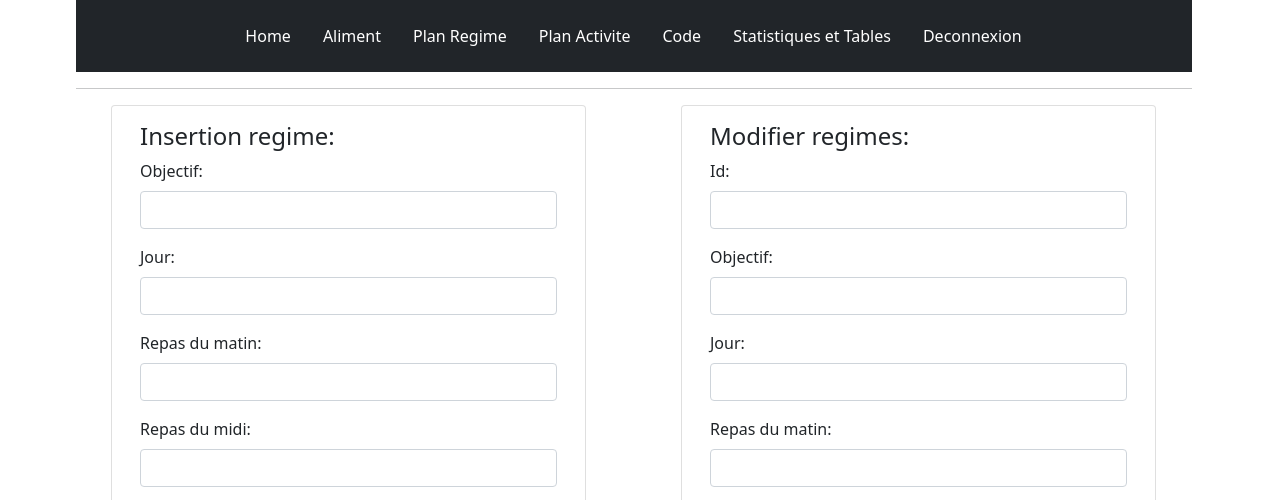
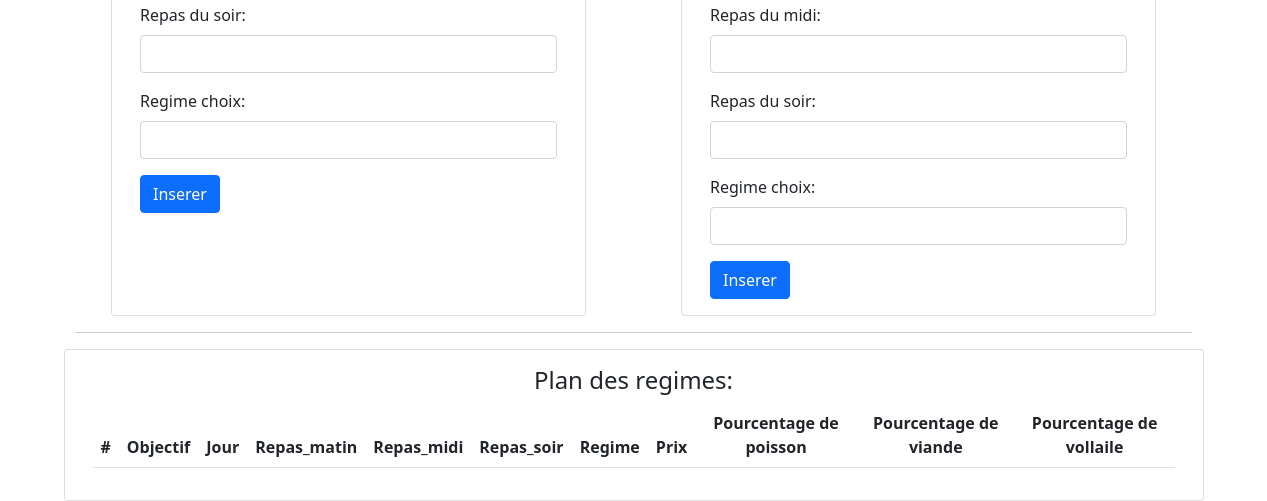
The page /index.php/regime on the database as committed earlier (2 pictures, top to bottom).
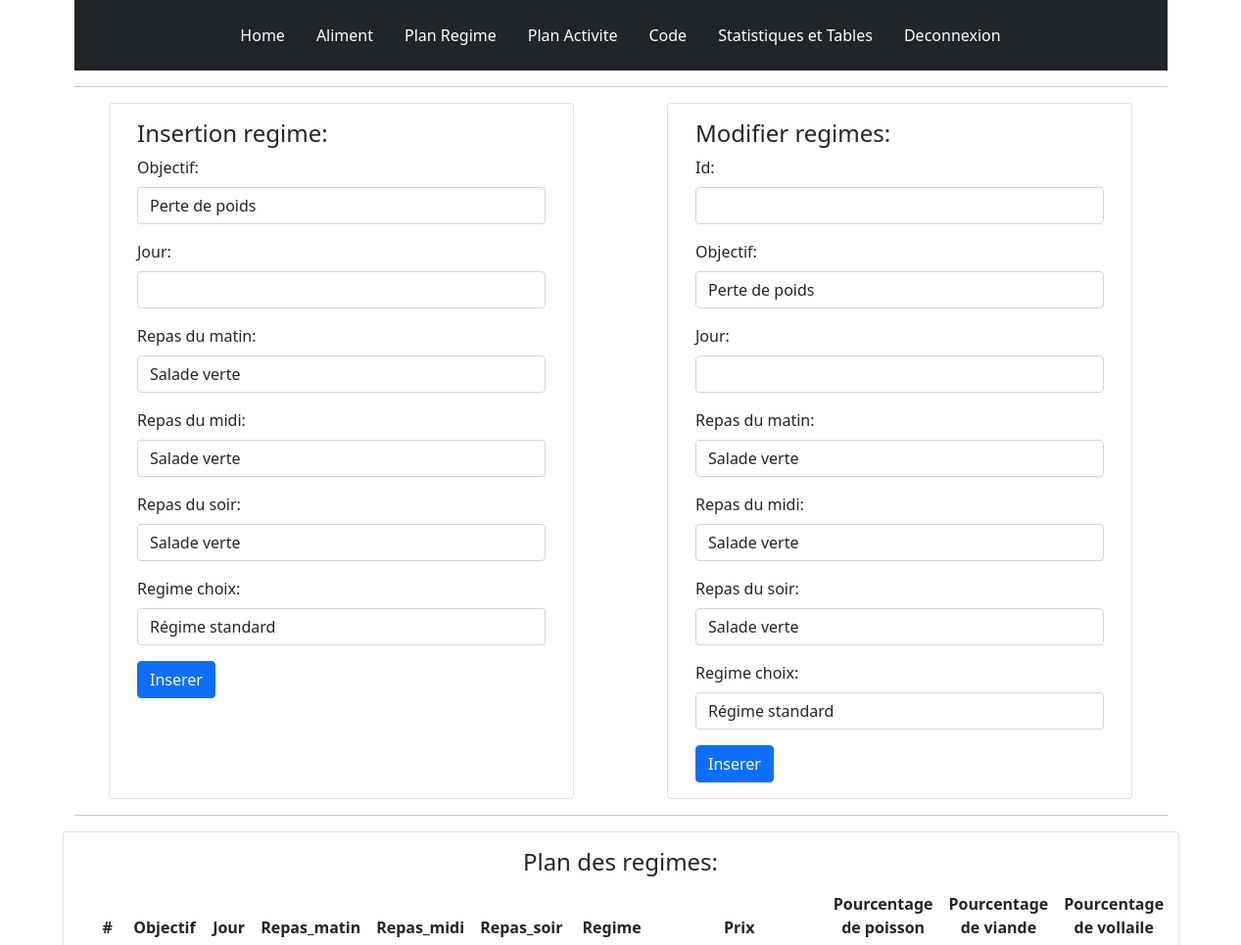
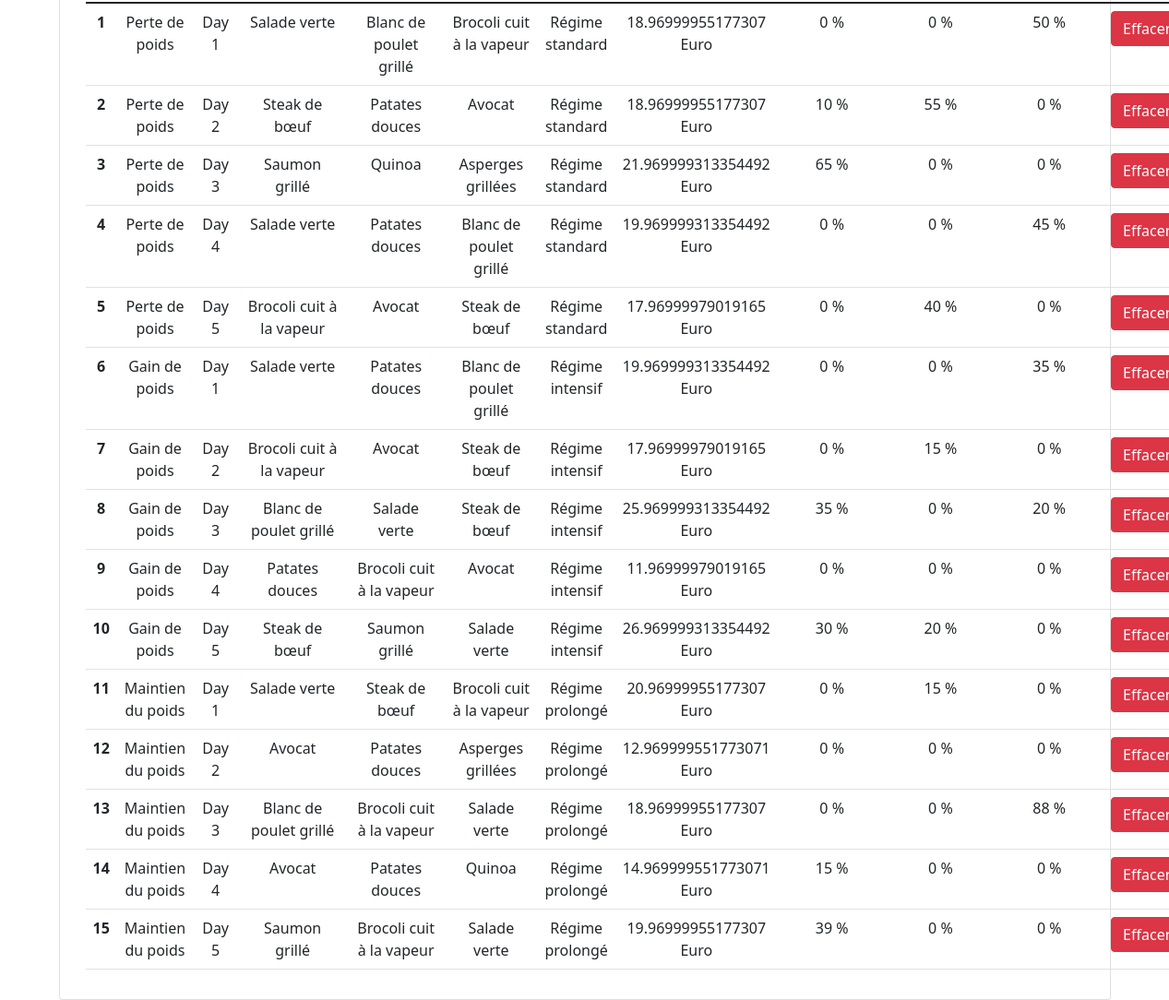
The same page on the database as committed later (2 pictures, top to bottom).
### tables this page shows
CREATE TABLE RegimeJournalier (
  id_r INT PRIMARY KEY AUTO_INCREMENT,
  categorieID INT REFERENCES categorie_objectif(id_Objectif),
  Jour INT,
  matin INT REFERENCES Aliment(id),
  midi INT REFERENCES Aliment(id),
  soir INT REFERENCES Aliment(id),
  RegimeID INT REFERENCES CategorieRegime(id_c),
  pourcetage_poisson int ,
  pourcentage_viande int,
  pourcentage_volaille int
);

CREATE table categorie_objectif(
    id_Objectif INTEGER PRIMARY KEY auto_increment,
    nomCategories VARCHAR(200),
    duree INTEGER,
    poidsVisee INTEGER
);

create table Aliment(
    id INTEGER PRIMARY KEY auto_increment,
    nom VARCHAR(100),
    prix FLOAT
);

CREATE TABLE CategorieRegime (
  id_c INT PRIMARY KEY,
  Nom VARCHAR(50),
  DureeSemaines INT
);

### application/controllers/Regime.php (called while the page is built, shortened)
<?php
class Regime extends CI_Controller {
	public function __construct() {
        $this->load->model('Regime_model');
		$this->load->model('Categorie_model');
		$this->load->model('Aliment_model');
    }
	public function index()
	{
		$data ['listeObjectif'] = $this->Categorie_model->getAllObjectif();
		$data ['listeRegime'] = $this->Categorie_model->getAllRegime();
		$data['listAll'] = $this->Aliment_model->getAllAliment();
		$data['listePro'] = $this->Regime_model->getAllPro();
		$data['page_title'] = "Regime";
		$data['body'] = 'regime/Regime';
		$this->load->view('template/index',$data);
	}
}

### index.php (called while the page is built, shortened)
<?php
require_once BASEPATH.'core/CodeIgniter.php';

### application/models/Categorie_model.php (called while the page is built, shortened)
<?php
class Categorie_model extends CI_Model{
    public function getAllRegime(){
        return $this->db->get('CategorieRegime')->result_array();
    }
    public function getAllObjectif(){
        return $this->db->get('categorie_objectif')->result_array();
    }
}

### application/models/Aliment_model.php (called while the page is built, shortened)
<?php
class Aliment_model extends CI_Model{
    public function getAllAliment(){
        return $this->db->get('aliment')->result_array();
    }
}

### application/models/Regime_model.php (called while the page is built, shortened)
<?php
class Regime_model extends CI_Model{
    public function getAllPro(){
        $query = $this->db->query("SELECT
        o.id_r,
        c.nomCategories as objectif,
        o.jour,
        a.nom as Repas_matin,
        b.nom as repas_midi,
        d.nom as repas_soir,
        r.nom as regime,
        (a.prix + b.prix + d.prix) as prix_total,
        pourcetage_poisson,
        pourcentage_viande,
        pourcentage_volaille
    FROM
        regimejournalier as o
        LEFT JOIN categorie_objectif as c ON o.categorieid = c.id_objectif
        LEFT JOIN aliment as a ON o.matin = a.id
        LEFT JOIN aliment as b ON o.midi = b.id
        LEFT JOIN aliment as d ON o.soir = d.id
        LEFT JOIN CategorieRegime as r ON o.RegimeID = r.id_c
        ORDER BY o.id_r ASC;
    ");
        $result = $query->result_array();
        return $result;
    }
}

### application/views/regime/Regime.php (the view, shortened to what the changed rows need)
<div class="row justify-content-around">
    <div class="card col-md-5">
        <div class="card-body py-3">
            <form class="row g-3" method="post" action="<?php echo base_url('regime/inserer') ;?>">
                <div class="col-md-12">
                    <label for="inputEmail4" class="form-label">Objectif:</label>
                    <select name="objectif" class="form-control">
                        <?php foreach($listeObjectif as $listeO){?>
                            <option class="form-control" value="<?php echo $listeO['id_Objectif'];?>"><?php echo $listeO['nomCategories']?></option>
                        <?php }?>
                    </select>
                </div>
                <div class="col-md-12">
                    <label for="inputEmail4" class="form-label">Repas du matin:</label>
                    <select name="matin" class="form-control">
                        <?php foreach($listAll as $listeL){?>
                            <option class="form-control" value="<?php echo $listeL['id'];?>"><?php echo $listeL['nom']?></option>
                        <?php }?>
                    </select>
                </div>
                <div class="col-md-12">
                    <label for="inputEmail4" class="form-label">Repas du midi:</label>
                    <select name="midi" class="form-control">
                        <?php foreach($listAll as $listeL){?>
                            <option class="form-control" value="<?php echo $listeL['id'];?>"><?php echo $listeL['nom']?></option>
                        <?php }?>
                    </select>
                </div>
                <div class="col-md-12">
                    <label for="inputEmail4" class="form-label">Repas du soir:</label>
                    <select name="soir" class="form-control">
                        <?php foreach($listAll as $listeS){?>
                            <option class="form-control" value="<?php echo $listeS['id'];?>"><?php echo $listeS['nom']?></option>
                        <?php }?>
                    </select>
                </div>
                <div class="col-md-12">
                    <label for="inputEmail4" class="form-label">Regime choix:</label>
                    <select name="regime" class="form-control">
                        <?php foreach($listeRegime as $listeV){?>
                            <option class="form-control" value="<?php echo $listeV['id_c'];?>"><?php echo $listeV['Nom']?></option>
                        <?php }?>
                    </select>
                </div>
            </form>
        </div>
    </div>
    <div class="card col-md-5 " >
        <div class="card-body">
            <form class="row g-3" method="post" action="<?php echo base_url('regime/modifier') ;?>">
                <div class="col-md-12">
                    <label for="inputEmail4" class="form-label">Objectif:</label>
                    <select name="objectif" class="form-control">
                        <?php foreach($listeObjectif as $listeO){?>
                            <option class="form-control" value="<?php echo $listeO['id_Objectif'];?>"><?php echo $listeO['nomCategories']?></option>
                        <?php }?>
                    </select>
                </div>
                <div class="col-md-12">
                    <label for="inputEmail4" class="form-label">Repas du matin:</label>
                    <select name="matin" class="form-control">
                        <?php foreach($listAll as $listeL){?>
                            <option class="form-control" value="<?php echo $listeL['id'];?>"><?php echo $listeL['nom']?></option>
                        <?php }?>
                    </select>
                </div>
                <div class="col-md-12">
                    <label for="inputEmail4" class="form-label">Repas du midi:</label>
                    <select name="midi" class="form-control">
                        <?php foreach($listAll as $listeL){?>
                            <option class="form-control" value="<?php echo $listeL['id'];?>"><?php echo $listeL['nom']?></option>
                        <?php }?>
                    </select>
                </div>
                <div class="col-md-12">
                    <label for="inputEmail4" class="form-label">Repas du soir:</label>
                    <select name="soir" class="form-control">
                        <?php foreach($listAll as $listeS){?>
                            <option class="form-control" value="<?php echo $listeS['id'];?>"><?php echo $listeS['nom']?></option>
                        <?php }?>
                    </select>
                </div>
                <div class="col-md-12">
                    <label for="inputEmail4" class="form-label">Regime choix:</label>
                    <select name="regime" class="form-control">
                        <?php foreach($listeRegime as $listeV){?>
                            <option class="form-control" value="<?php echo $listeV['id_c'];?>"><?php echo $listeV['Nom']?></option>
                        <?php }?>
                    </select>
                </div>
            </form>
        </div>
    </div>
</div>
<div class="row">
    <div class="card col-md-12">
        <div class="card-body" style="text-align:center;">
            <table class="table">
                <thead>
                    <tr>
                        <th scope="col">#</th>
                        <th scope="col">Objectif</th>
                        <th scope="col">Jour</th>
                        <th scope="col">Repas_matin</th>
                        <th scope="col">Repas_midi</th>
                        <th scope="col">Repas_soir</th>
                        <th scope="col">Regime</th>
                        <th scope="col">Prix</th>
                        <th scope="col">Pourcentage de poisson</th>
                        <th scope="col">Pourcentage de viande</th>
                        <th scope="col">Pourcentage de vollaile</th>
                    </tr>
                </thead>
                <tbody>
                    <?php
                    foreach( $listePro as $listesP){ ?>
                        <tr>
                            <th><?php echo $listesP['id_r']; ?></th>
                            <td><?php echo $listesP['objectif']; ?></td>
                            <td>Day <?php echo $listesP['jour']; ?></td>
                            <td><?php echo $listesP['Repas_matin']; ?></td>
                            <td><?php echo $listesP['repas_midi']; ?></td>
                            <td><?php echo $listesP['repas_soir']; ?></td>
                            <td><?php echo $listesP['regime']; ?></td>
                            <td><?php echo $listesP['prix_total']; ?> Euro</td>
                            <td><?php echo $listesP['pourcetage_poisson']; ?> %</td>
                            <td><?php echo $listesP['pourcentage_viande']; ?> %</td>
                            <td><?php echo $listesP['pourcentage_volaille']; ?> %</td>
                            <td><a href="<?php echo base_url('regime/supprimer');?>?nombre=<?php echo $listesP['id_r']; ?>" class="btn btn-danger">Effacer</a></td>
                        </tr>
                    <?php } ?>
                </tbody>
            </table>
        </div>
    </div>
</div>

Rows that differ between the two databases and show on the page:
added regimejournalier: id_r "1", categorieID.nomCategories "Perte de poids", Jour "1", matin.nom "Salade verte", midi.nom "Blanc de poulet grillé", soir.nom "Brocoli cuit à la vapeur", RegimeID.Nom "Régime standard", prix_total "18.96999955177307", pourcetage_poisson "0", pourcentage_viande "0", pourcentage_volaille "50"
added regimejournalier: id_r "2", categorieID.nomCategories "Perte de poids", Jour "2", matin.nom "Steak de bœuf", midi.nom "Patates douces", soir.nom "Avocat", RegimeID.Nom "Régime standard", prix_total "18.96999955177307", pourcetage_poisson "10", pourcentage_viande "55", pourcentage_volaille "0"
added regimejournalier: id_r "3", categorieID.nomCategories "Perte de poids", Jour "3", matin.nom "Saumon grillé", midi.nom "Quinoa", soir.nom "Asperges grillées", RegimeID.Nom "Régime standard", prix_total "21.969999313354492", pourcetage_poisson "65", pourcentage_viande "0", pourcentage_volaille "0"
added regimejournalier: id_r "4", categorieID.nomCategories "Perte de poids", Jour "4", matin.nom "Salade verte", midi.nom "Patates douces", soir.nom "Blanc de poulet grillé", RegimeID.Nom "Régime standard", prix_total "19.969999313354492", pourcetage_poisson "0", pourcentage_viande "0", pourcentage_volaille "45"
added regimejournalier: id_r "5", categorieID.nomCategories "Perte de poids", Jour "5", matin.nom "Brocoli cuit à la vapeur", midi.nom "Avocat", soir.nom "Steak de bœuf", RegimeID.Nom "Régime standard", prix_total "17.96999979019165", pourcetage_poisson "0", pourcentage_viande "40", pourcentage_volaille "0"
added regimejournalier: id_r "6", categorieID.nomCategories "Gain de poids", Jour "1", matin.nom "Salade verte", midi.nom "Patates douces", soir.nom "Blanc de poulet grillé", RegimeID.Nom "Régime intensif", prix_total "19.969999313354492", pourcetage_poisson "0", pourcentage_viande "0", pourcentage_volaille "35"
added regimejournalier: id_r "7", categorieID.nomCategories "Gain de poids", Jour "2", matin.nom "Brocoli cuit à la vapeur", midi.nom "Avocat", soir.nom "Steak de bœuf", RegimeID.Nom "Régime intensif", prix_total "17.96999979019165", pourcetage_poisson "0", pourcentage_viande "15", pourcentage_volaille "0"
added regimejournalier: id_r "8", categorieID.nomCategories "Gain de poids", Jour "3", matin.nom "Blanc de poulet grillé", midi.nom "Salade verte", soir.nom "Steak de bœuf", RegimeID.Nom "Régime intensif", prix_total "25.969999313354492", pourcetage_poisson "35", pourcentage_viande "0", pourcentage_volaille "20"
added regimejournalier: id_r "9", categorieID.nomCategories "Gain de poids", Jour "4", matin.nom "Patates douces", midi.nom "Brocoli cuit à la vapeur", soir.nom "Avocat", RegimeID.Nom "Régime intensif", prix_total "11.96999979019165", pourcetage_poisson "0", pourcentage_viande "0", pourcentage_volaille "0"
added regimejournalier: id_r "10", categorieID.nomCategories "Gain de poids", Jour "5", matin.nom "Steak de bœuf", midi.nom "Saumon grillé", soir.nom "Salade verte", RegimeID.Nom "Régime intensif", prix_total "26.969999313354492", pourcetage_poisson "30", pourcentage_viande "20", pourcentage_volaille "0"
added regimejournalier: id_r "11", categorieID.nomCategories "Maintien du poids", Jour "1", matin.nom "Salade verte", midi.nom "Steak de bœuf", soir.nom "Brocoli cuit à la vapeur", RegimeID.Nom "Régime prolongé", prix_total "20.96999955177307", pourcetage_poisson "0", pourcentage_viande "15", pourcentage_volaille "0"
added regimejournalier: id_r "12", categorieID.nomCategories "Maintien du poids", Jour "2", matin.nom "Avocat", midi.nom "Patates douces", soir.nom "Asperges grillées", RegimeID.Nom "Régime prolongé", prix_total "12.969999551773071", pourcetage_poisson "0", pourcentage_viande "0", pourcentage_volaille "0"
added regimejournalier: id_r "13", categorieID.nomCategories "Maintien du poids", Jour "3", matin.nom "Blanc de poulet grillé", midi.nom "Brocoli cuit à la vapeur", soir.nom "Salade verte", RegimeID.Nom "Régime prolongé", prix_total "18.96999955177307", pourcetage_poisson "0", pourcentage_viande "0", pourcentage_volaille "88"
added regimejournalier: id_r "14", categorieID.nomCategories "Maintien du poids", Jour "4", matin.nom "Avocat", midi.nom "Patates douces", soir.nom "Quinoa", RegimeID.Nom "Régime prolongé", prix_total "14.969999551773071", pourcetage_poisson "15", pourcentage_viande "0", pourcentage_volaille "0"
added regimejournalier: id_r "15", categorieID.nomCategories "Maintien du poids", Jour "5", matin.nom "Saumon grillé", midi.nom "Brocoli cuit à la vapeur", soir.nom "Salade verte", RegimeID.Nom "Régime prolongé", prix_total "19.96999955177307", pourcetage_poisson "39", pourcentage_viande "0", pourcentage_volaille "0"
Other text that changed with them:
form field objectif: (not shown) → "Perte de poids"
form field matin: (not shown) → "Salade verte"
form field midi: (not shown) → "Salade verte"
form field soir: (not shown) → "Salade verte"
form field regime: (not shown) → "Régime standard"
